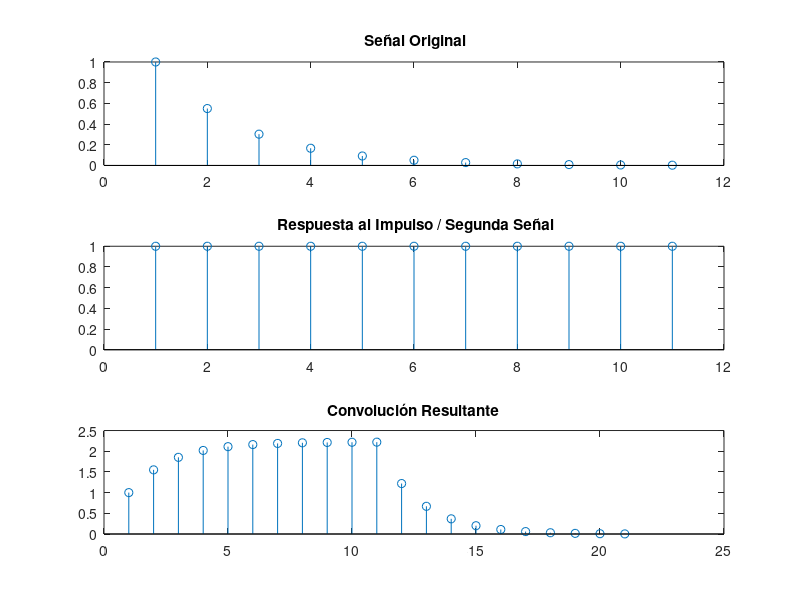

This figure's MATLAB source:
n=-3:7;
x = 0.55.^ (n+3);
h = [1 1 1 1 1 1 1 1 1 1 1];
y=conv(x,h);
subplot(3,1,1)
stem(x)
title(' Señal Original')
subplot(3,1,2)
stem(h) % Usa stem para secuencias discretas
title(' Respuesta al Impulso / Segunda Señal')
subplot(3,1,3)
stem(y)
title( 'Convolución Resultante')
